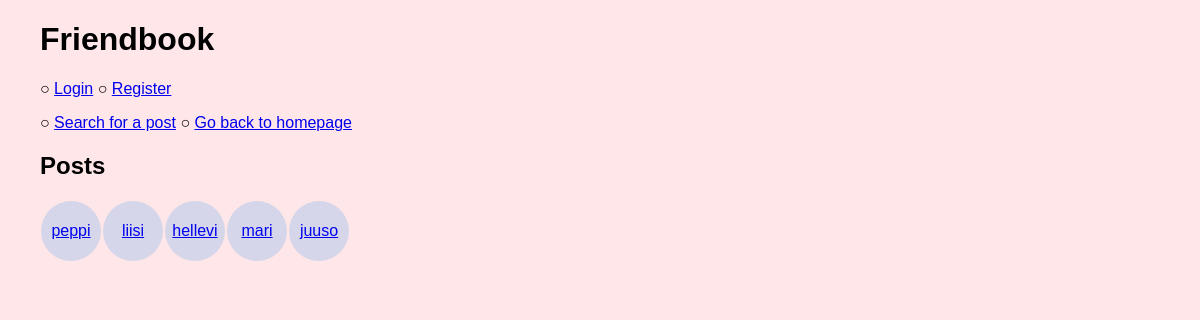
Before: / with the older database file.
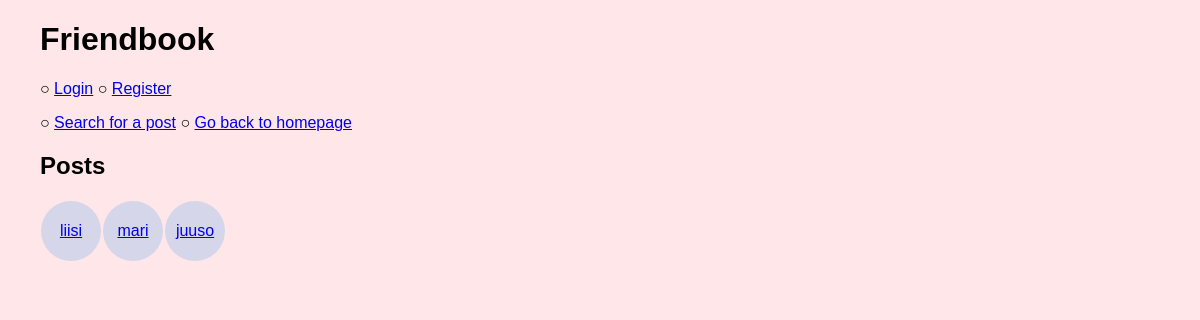
After: the same page with the newer database file.
### tables this page shows
CREATE TABLE posts (
	id INTEGER PRIMARY KEY,
	title TEXT,
	description TEXT,
	user_id INTEGER REFERENCES users
);

### app.py (the view)
@app.route("/")
def index():
    all_posts = posts.get_posts()
    return render_template("index.html", posts=all_posts)

### db.py (called while the page is built)
def get_connection():
    con = sqlite3.connect("database.db")
    con.execute("PRAGMA foreign_keys = ON")
    con.row_factory = sqlite3.Row
    return con

def query(sql, params=[]):
    con = get_connection()
    result = con.execute(sql, params).fetchall()
    con.close()
    return result

### posts.py (called while the page is built)
def get_posts():
    sql = "SELECT id, title FROM posts ORDER BY id DESC"
    return db.query(sql)

### templates/index.html (shortened to what this page needs)
{% extends "layout.html" %}
{% block content %}
<h2>Posts</h2>
<div class="allposts">
  {% for post in posts %}
  <div><a href="/post/{{ post.id }}">{{ post.title }}</a></div>
  {% endfor %}
</div>
{% endblock %}

### templates/layout.html (shortened to what this page needs)
<!DOCTYPE html>
<html>
<head>
  <link rel="stylesheet" href="/static/main.css">
</head>
<body>
  <h1>Friendbook</h1>
  {% if session.username %}
  <p>
    Welcome {{ session.username }}, your ID number is {{ session.user_id }}
  </p>
  <p>
    ○ <a href="/logout">Log out</a> ○
    <a href= "/new_post">Make a new post</a> 
  </p>
  {% else %}
  <p>
    ○ <a href="/login">Login</a> ○
      <a href="/register">Register</a> 
  </p>
  {% endif %}
  <p>
    ○ <a href= "/find_post">Search for a post</a> ○
      <a href="/">Go back to homepage </a>
  </p>
  {% block content %}{% endblock %}
</body>
</html>

### static/main.css (style rules this page uses)
body { margin: auto; max-width: 70em; font-family: sans-serif; background-color: #FFE6E8; }
p { max-width: 500px; }
.allposts { display: flex; }
.allposts div { margin: 1px; width: 60px; height: 60px; line-height: 60px; background-color: #D5D6EA; border-radius: 50%; text-align: center; }

Changed rows visible on the page:
removed posts: title "peppi"
removed posts: title "hellevi"
